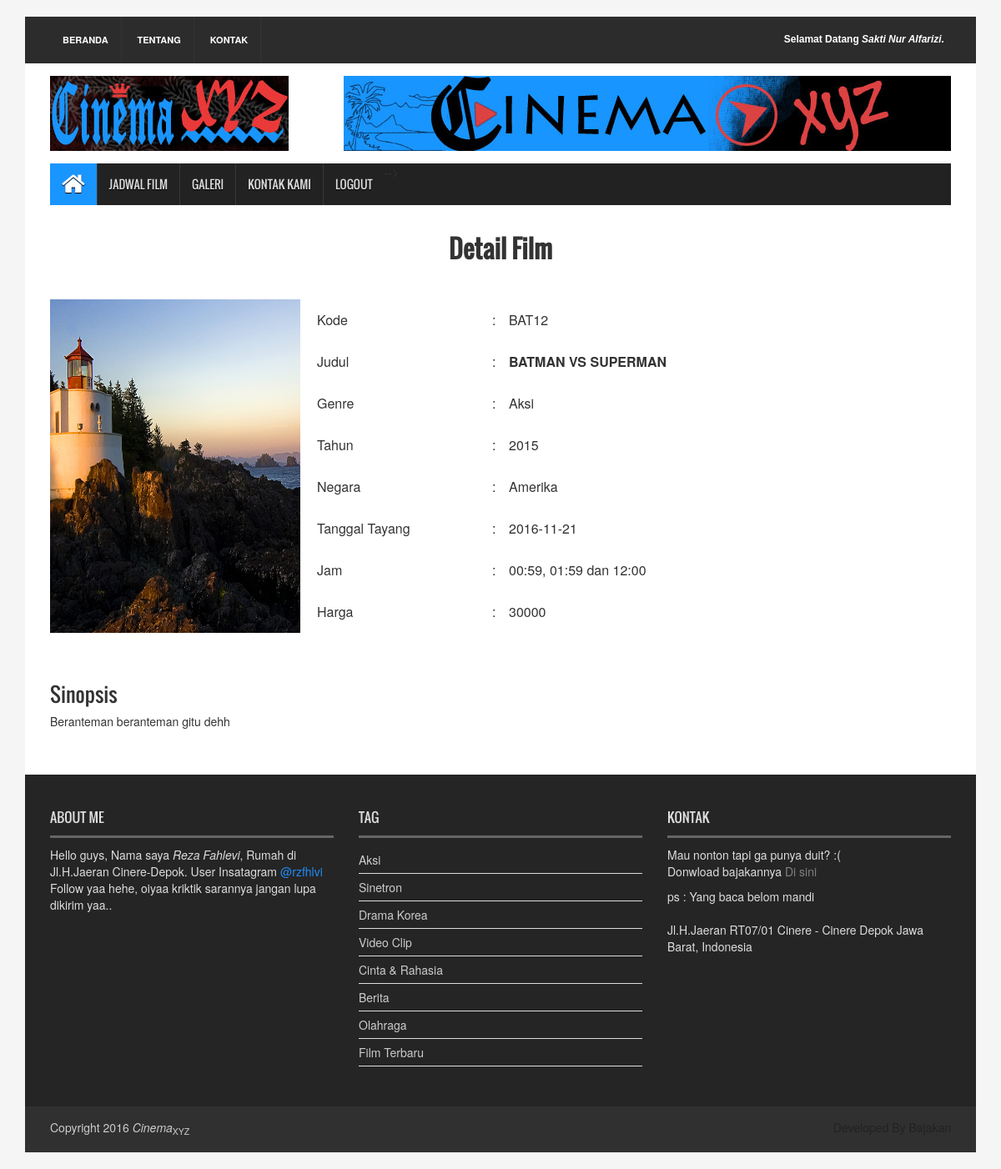
Screenshot of /index.php?detail=BAT12 (signed in) with the database file from the repository.
### tables this page shows
CREATE TABLE `tb_jadwal` (
  `id_jadwal` int(11) NOT NULL AUTO_INCREMENT,
  `tgl_tayang` date DEFAULT NULL,
  `jam` varchar(40) DEFAULT NULL,
  `kode` varchar(12) DEFAULT NULL,
  `username` varchar(40) DEFAULT NULL,
  PRIMARY KEY (`id_jadwal`)
);

CREATE TABLE `tb_film` (
  `kode` varchar(12) NOT NULL DEFAULT '',
  `judul` varchar(40) NOT NULL DEFAULT '',
  `sinopsis` text,
  `cover` varchar(100) DEFAULT NULL,
  `id_tahun` int(11) DEFAULT NULL,
  `id_negara` int(11) DEFAULT NULL,
  `id_genre` int(11) DEFAULT NULL,
  `id_harga` int(11) DEFAULT NULL,
  PRIMARY KEY (`kode`)
);

CREATE TABLE `tb_genre` (
  `id_genre` int(11) NOT NULL AUTO_INCREMENT,
  `genre` varchar(40) DEFAULT '',
  PRIMARY KEY (`id_genre`)
);

CREATE TABLE `tb_tahun` (
  `id_tahun` int(11) NOT NULL AUTO_INCREMENT,
  `tahun` year(4) NOT NULL DEFAULT '2016',
  PRIMARY KEY (`id_tahun`)
);

CREATE TABLE `tb_negara` (
  `id_negara` int(11) NOT NULL AUTO_INCREMENT,
  `negara` varchar(40) NOT NULL DEFAULT '',
  PRIMARY KEY (`id_negara`)
);

CREATE TABLE `tb_harga` (
  `id_harga` int(11) NOT NULL AUTO_INCREMENT,
  `harga` double DEFAULT NULL,
  PRIMARY KEY (`id_harga`)
);

### tables/detailfilm.php (the view, shortened to what this page needs)
<section id="contentSection">
	<form>
		<h2 style="text-align: center;"><b>Detail Film</b></h2>
		<br><br>
<?php
$kode=$_GET['detail'];
$sql=$conn->query("SELECT * FROM tb_jadwal a JOIN tb_film b ON a.kode = b.kode JOIN tb_tahun c ON b.id_tahun = c.id_tahun JOIN tb_negara d ON b.id_negara = d.id_negara JOIN tb_genre e ON b.id_genre = e.id_genre JOIN tb_harga f ON b.id_harga = f.id_harga WHERE b.kode = '$kode'");
$row=$sql->fetch_assoc();
?>
<table>
	<tr height="40">
		<td rowspan="8" width="320"><img height="400" width="300" src="<?php echo "upload/".$row['cover']; ?>"></td>
		<td width="210">Kode</td>
		<td width="20">:</td>
		<td width=""><?php echo strtoupper($row['kode']) ?></td>
	</tr>
	<tr height="40">
		<td width="210">Judul</td>
		<td width="20">:</td>
		<td width=""><strong><?php echo strtoupper($row['judul']) ?></strong></td>
	</tr>
	<tr height="40">
		<td width="210">Genre</td>
		<td width="20">:</td>
		<td width=""><?php echo $row['genre'] ?></td>
	</tr>
	<tr height="40">
		<td width="210">Tahun</td>
		<td width="20">:</td>
		<td width=""><?php echo $row['tahun'] ?></td>
	</tr>
	<tr height="40">
		<td width="210">Negara</td>
		<td width="20">:</td>
		<td width=""><?php echo $row['negara'] ?></td>
	</tr>
	<tr height="40">
		<td width="210">Tanggal Tayang</td>
		<td width="20">:</td>
		<td width=""><?php echo $row['tgl_tayang'] ?></td>
	</tr>
	<tr height="40">
		<td width="210">Jam</td>
		<td width="20">:</td>
		<td width=""><?php echo $row['jam'] ?></td>
	</tr>
	<tr height="40">
		<td width="210">Harga</td>
		<td width="20">:</td>
		<td width=""><?php echo $row['harga'] ?></td>
	</tr>
</table>
<br><br>
<h3>Sinopsis</h3>
<?php echo $row['sinopsis'] ?>
<br><br><br>
	</form>
</section>

### index.php (shortened to what this page needs)
<html>
<head>
<link rel="stylesheet" type="text/css" href="assets/css/bootstrap.min.css">
<link rel="stylesheet" type="text/css" href="assets/css/font-awesome.min.css">
<link rel="stylesheet" type="text/css" href="assets/css/animate.css">
<link rel="stylesheet" type="text/css" href="assets/css/font.css">
<link rel="stylesheet" type="text/css" href="assets/css/li-scroller.css">
<link rel="stylesheet" type="text/css" href="assets/css/slick.css">
<link rel="stylesheet" type="text/css" href="assets/css/jquery.fancybox.css">
<link rel="stylesheet" type="text/css" href="assets/css/theme.css">
<link rel="stylesheet" type="text/css" href="assets/css/style.css">
</head>
<body>
<div class="container">
  <header id="header">
    <?php include ('layout/header.php'); ?>
  </header>
<section id="navArea">
  <?php include ('layout/menu.php') ?>
</section>
<?php include ('isi.php') ?>
  <footer id="footer">
    <?php include ('layout/footer.php') ?>
  </footer>
</div>
</body>
</html>

### layout/header.php (shortened to what this page needs)
<?php
  if($_SESSION['level']=='user')
  {
    ?>
    <div class="row">
      <div class="col-lg-12 col-md-12 col-sm-12">
        <div class="header_top">
          <div class="header_top_left">
            <ul class="top_nav">
              <li><a href="?home">Beranda</a></li>
              <li><a href="?page=artikel">Tentang</a></li>
              <li><a href="?page=kontak-kami">Kontak</a></li>
            </ul>
          </div>
          <div class="header_top_right">
            <p><?php echo "Selamat Datang <b><i>".$_SESSION['nama'].".</i></b>" ?></p>
          </div>
        </div>
      </div>
      <div class="col-lg-12 col-md-12 col-sm-12">
        <div class="header_bottom">
          <div class="logo_area"><a href="#" class="logo"><img src="images/logo.jpg" alt=""></a></div>
          <div class="add_banner"><a href="#"><img src="images/addbanner_728x90_V1.jpg" alt=""></a></div>
        </div>
      </div>
    </div>
    <?php } ?>

### layout/menu.php (shortened to what this page needs)
<?php
if($_SESSION['level']=='user'){
  ?>
<nav class="navbar navbar-inverse" role="navigation">
      <div id="navbar" class="navbar-collapse collapse">
        <ul class="nav navbar-nav main_nav">
          <li class="active"><a href="?home"><span class="fa fa-home desktop-home"></span><span class="mobile-show">Home</span></a></li>
          <li><a href="?page=jadwal">Jadwal Film</a></li>
          <li><a href="?galeri">Galeri</a></li>
          <li><a href="?page=kontak-kami">Kontak Kami</a></li>
          <li><a href="core/logout.php" onclick="return confirm('Yakin ente mau gabut?')">Logout</a></li>
      </div>
    </nav>
  <?php } ?>

### isi.php (shortened to what this page needs)
<?php
if($_SESSION['level']=='user'){
	if (isset($_GET['page'])){
		if ($_GET['page']=='login'){
			include_once ('forms/login.php');
			}
		else if ($_GET['page']=='jadwal'){
			include_once ('tables/jadwal.php');
			}
		else if ($_GET['page']=='regis'){
			include_once ('forms/regis.php');
			include_once ('core/regis.php');
			}
		else if ($_GET['page']=='kontak-kami'){
			include_once ('forms/kontak.php');
			include_once ('core/pesan.php');
			}
		else if ($_GET['page']=='artikel'){
			include_once ('isi/artikel.php');
			}
		}
	else if(isset($_GET['galeri'])){
		include_once ('menu/galeri.php');
		}
	else if (isset($_GET['detail'])){
		include_once ('tables/detailfilm.php');
		}
	}

### layout/footer.php
<div class="footer_top">
      <div class="row">
        <div class="col-lg-4 col-md-4 col-sm-4">
          <div class="footer_widget wow fadeInLeftBig">
            <h2>About Me</h2>
              <p>Hello guys, Nama saya <i>Reza Fahlevi</i>,
                Rumah di Jl.H.Jaeran Cinere-Depok.
                User Insatagram <a style="color:#228cf8" href="https://www.instagram.com/rzfhlvi/">@rzfhlvi</a>
                Follow yaa hehe, oiyaa kriktik sarannya jangan lupa dikirim yaa..
          </div>
        </div>
        <div class="col-lg-4 col-md-4 col-sm-4">
          <div class="footer_widget wow fadeInDown">
            <h2>Tag</h2>
            <ul class="tag_nav">
              <li><a href="#">Aksi</a></li>
              <li><a href="#">Sinetron</a></li>
              <li><a href="#">Drama Korea</a></li>
              <li><a href="#">Video Clip</a></li>
              <li><a href="#">Cinta &amp; Rahasia</a></li>
              <li><a href="#">Berita</a></li>
              <li><a href="#">Olahraga</a></li>
              <li><a href="#">Film Terbaru</a></li>
            </ul>
          </div>
        </div>
        <div class="col-lg-4 col-md-4 col-sm-4">
          <div class="footer_widget wow fadeInRightBig">
            <h2>Kontak</h2>
            <p>Mau nonton tapi ga punya duit? :(<br>
            Donwload bajakannya <a style="color:grey" href="?donwload">Di sini</a></p>
            ps : Yang baca belom mandi<br><br>
            <address>
           Jl.H.Jaeran RT07/01 Cinere - Cinere Depok Jawa Barat, Indonesia
            </address>
            <br>
          </div>
        </div>
      </div>
    </div>
    <div class="footer_bottom">
      <p class="copyright">Copyright 2016 <a href="?else"><i>Cinema</i><sub>XYZ</sub></a></p>
      <p class="developer">Developed By Bajakan</p>
    </div>

### assets/css/theme.css (style rules this page uses)
.navbar-inverse .navbar-nav > .active > a, .navbar-inverse .navbar-nav > .active > a:hover, .navbar-inverse .navbar-nav > .active > a:focus { background-color:#1995ff }

### assets/css/style.css (style rules this page uses)
body { background:#f5f5f5 }
ul { padding:0; margin:0; list-style:none }
a { text-decoration:none; color:#2f2f2f }
h1, h2, h3, h4, h5, h6 { font-family:'Oswald',sans-serif }
h2 { line-height:23px }
img { border:none }
#header { display:inline; float:left; width:100%; margin-top:20px }
.header_top { background-color:#2c2c2c; display:inline; float:left; padding:0 30px; width:100% }
.header_top_left { float:left; display:inline; width:50% }
.top_nav { text-align:left }
.top_nav li { display:inline-block }
.top_nav li a { display:inline-block; border-right:1px solid #333; color:#fff; font-size:11px; font-weight:bold; padding:20px 15px; text-transform:uppercase; -webkit-transition:all 0.5s; -o-transition:all 0.5s; transition:all 0.5s }
.header_top_right { float:left; display:inline; width:50%; text-align:right }
.header_top_right > p { color:#fff; display:inline-block; float:right; font:bold 12px sans-serif; margin-bottom:0; padding-bottom:20px; padding-right:8px; padding-top:20px }
.header_bottom { background-color:#fff; display:inline; float:left; padding:15px 30px 15px; width:100% }
.logo_area { display:inline; float:left; width:31% }
.logo { font-size:45px; font-weight:bold; color:#000; font-family:'Varela',sans-serif }
.logo img { max-width:100% }
.add_banner { float:right; width:728px; height:90px }
.add_banner img { width:100%; height:100% }
#navArea { float:left; display:inline; width:100%; padding:0 30px; background-color:#fff }
.navbar { border:medium none; border-radius:0 }
.navbar-inverse .navbar-nav > li > a { border-left:1px solid #383838; color:#ddd; font-family:'Oswald',sans-serif; display:inline-block; height:50px; line-height:50px; padding:0 14px; text-shadow:0 1px 1px #000; text-transform:uppercase; -webkit-transition:all 0.5s; -mz-transition:all 0.5s; -ms-transition:all 0.5s; -o-transition:all 0.5s; transition:all 0.5s }
.navbar-inverse .navbar-nav > li:first-child a { border:none }
.navbar-inverse .navbar-nav > .active > a, .navbar-inverse .navbar-nav > .active > a:hover, .navbar-inverse .navbar-nav > .active > a:focus { color:#fff }
.navbar-collapse { padding-left:0 }
.desktop-home { display:block; font-size:30px; margin-top:10px }
#contentSection { float:left; display:inline; width:100%; background-color:#fff; padding:0 30px }
#footer { display:inline; float:left; width:100%; margin-bottom:20px }
.footer_top { background-color:#252525; color:#ddd; display:inline; float:left; padding:10px 30px 48px; width:100% }
.footer_widget { display:inline; float:left; width:100%; min-height:310px }
.footer_widget > h2 { border-bottom:3px solid #666; font-family:Oswald,arial,Georgia,serif; font-size:16px; padding:10px 0; text-transform:uppercase }
.tag_nav li a { border-bottom:1px solid #ddd; color:#ccc; display:block; padding:6px 6px 6px 0; -webkit-transition:all 0.5s; -o-transition:all 0.5s; transition:all 0.5s }
.footer_bottom { float:left; display:inline; width:100%; padding:10px 30px; background-color:#303030; color:#ccc }
.copyright { float:left; width:50%; padding-top:5px; text-align:left }
.copyright a { color:#ccc }
.developer { float:right; width:50%; text-align:right; padding-top:5px; color:#222 }

### rows the page displays
tb_jadwal: tb_film.cover (picture), tb_film.kode "BAT12", tb_film.judul "BATMAN VS SUPERMAN", tb_genre.genre "Aksi", tb_tahun.tahun "2015", tb_negara.negara "Amerika", tgl_tayang "2016-11-21", jam "00:59, 01:59 dan 12:00", tb_harga.harga "30000", tb_film.sinopsis "Beranteman beranteman gitu dehh"

### other values shown
$_SESSION['nama'] "Sakti Nur Alfarizi"
